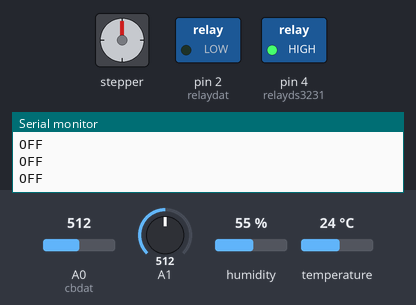
Bench run of a sketch on a simulated Arduino Uno, built with avr-gcc and run on an emulated ATmega328P. On the bench: stepper motor, switched loads named in the sketch (green lamp = pin HIGH), the last lines printed to the serial monitor. The inputs (shaded band) are chosen by the test bench; at power-on: A0 (cbdat) = 512, A1 = 512, humidity 55 %, temperature 24 °C. The local clock reads 2024-03-15 10:24:30 at power-on unless the sketch sets it; stepper angles assume 4096 steps per turn.

Above: at 1.2 s.
1.3 s: A0 (cbdat) set to 708
2.8 s: A0 (cbdat) set to 734
At 3.5 s:
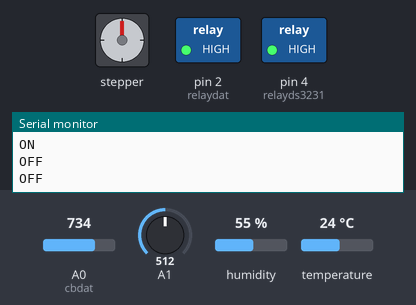
4.5 s: A1 set to 17
10.4 s: A1 set to 13
At 16.1 s:
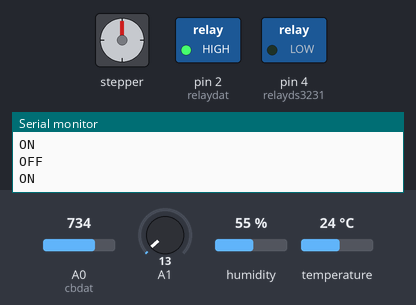
16.4 s: A0 (cbdat) set to 306
At 17.7 s:
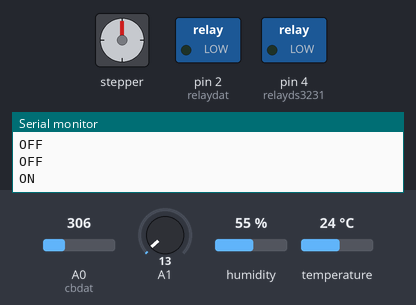
18.3 s: A0 (cbdat) set to 992
At 18.9 s:
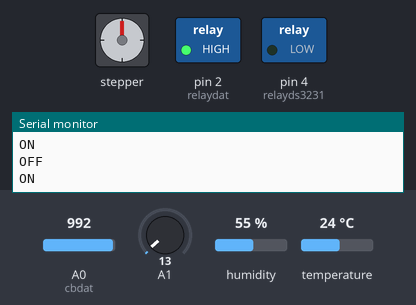
Timing chart, 0 to 61.6 s (numbered marks = the images above; inputs shaded):
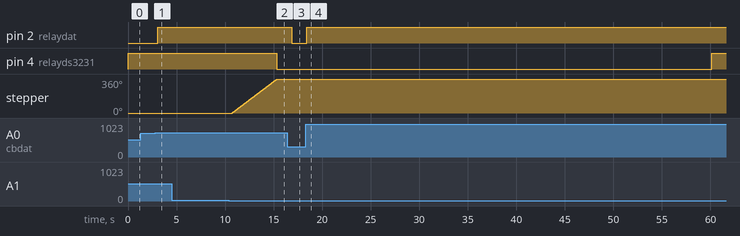

Measured:
- the behaviour switches between 726 and 727 on A0 (cbdat) (found by bisection; images 0 and 1)
- the behaviour switches between 15 and 14 on A1 (found by bisection; images 1 and 2)
- after the input at 2.8 s, pin 2 (relaydat): LOW → HIGH after 0.27 s
- after the input at 10.4 s, stepper: turns 360° clockwise in 4.6 s, starting after 0.35 s
- after the input at 16.4 s, pin 2 (relaydat): HIGH → LOW after 0.47 s
- after the input at 18.3 s, pin 2 (relaydat): LOW → HIGH after 0.11 s

The sketch:

doan111.ino
```cpp
#include "DHT.h"
#include <AccelStepper.h>
#include <Wire.h>
#include <ds3231.h>
#define motorPin1  8
#define motorPin2  9
#define motorPin3  10
#define motorPin4  11
const int DHTPIN = 7;
const int DHTTYPE = DHT11;
int relaydat = 2;
int cbdat = A0;
int doc_cb, TBcb;
int relaykk = 3;
DHT dht(DHTPIN, DHTTYPE);
#define MotorInterfaceType 8
int sang = 0;
AccelStepper stepper = AccelStepper(MotorInterfaceType, motorPin1, motorPin3, motorPin2, motorPin4);
int relayds3231 = 4;
struct ts t;
void setup()
  {
    Serial. begin (9600);
    pinMode (cbdat, INPUT);
    pinMode (relaydat, OUTPUT);
    digitalWrite (relaydat, LOW);
    dht.begin();
    pinMode(A1, INPUT);
    stepper.setMaxSpeed(1000);
    pinMode (relayds3231, OUTPUT);
    Wire.begin();
    DS3231_init(DS3231_CONTROL_INTCN);
    t.hour=12;
    t.min=30;
    t.sec=0;
    t.mday=25;
    t.mon=12;
    t.year=2019;
    DS3231_set(t);
  }

void loop()
  {
    for(int i=0;i<=9;i++)
        {
          doc_cb += analogRead(cbdat);
        }
    TBcb=doc_cb/10;
    int phantramao = map(TBcb, 0, 1023, 0, 100);
    int phantramthuc = 100 - phantramao;
    doc_cb=0;
    if ( phantramthuc >= 30 )
      {
        digitalWrite (relaydat, LOW);
      }
    else
      {
        digitalWrite (relaydat, HIGH);
      }
  int h = dht.readHumidity();
  int t1 = dht.readTemperature();
  if ( t1 < 40 )
      {
        digitalWrite (relaykk, LOW);
      }

   else
      {
        digitalWrite (relaykk, HIGH);
      }
  unsigned int value = analogRead(A1);
  if (sang == 0){
    if ( value < 15 ){
      sang = 1;
      Serial.println(sang);
      stepper.setCurrentPosition(0);
      while (stepper.currentPosition() != 4096) {
        stepper.setSpeed(1000);
        stepper.runSpeed();       }
      }
   }
  else if (sang==1) {
    if (value > 50){
    sang = 0;
    Serial.println(sang);
    stepper.setCurrentPosition(0);
    while (stepper.currentPosition() != -4096) {
      stepper.setSpeed(-1000);
      stepper.runSpeed();
    }
  }}

  DS3231_get(&t);
  if ( (t.min % 1 ==0) && (t.sec < 15))
      { digitalWrite (relayds3231, HIGH);
        Serial.println("ON");
      }
  else
      { digitalWrite (relayds3231, LOW);
        Serial.println("OFF");
      }
   Serial.println(phantramthuc);
   Serial.println(t1);
   Serial.println(value);
    if ( phantramthuc >= 30 )
      {
        Serial.println("OFF");
      }
    else
      {
        Serial.println("ON");
      }
   if ( t1 < 40 )
      { Serial.println("OFF");
      }
   else
      {
        Serial.println("ON");
      }
   if (sang == 0){
      Serial.println("OFF");
      }
   else if (sang==1) {
    Serial.println("ON");
  }
   delay(500);
  }
```
